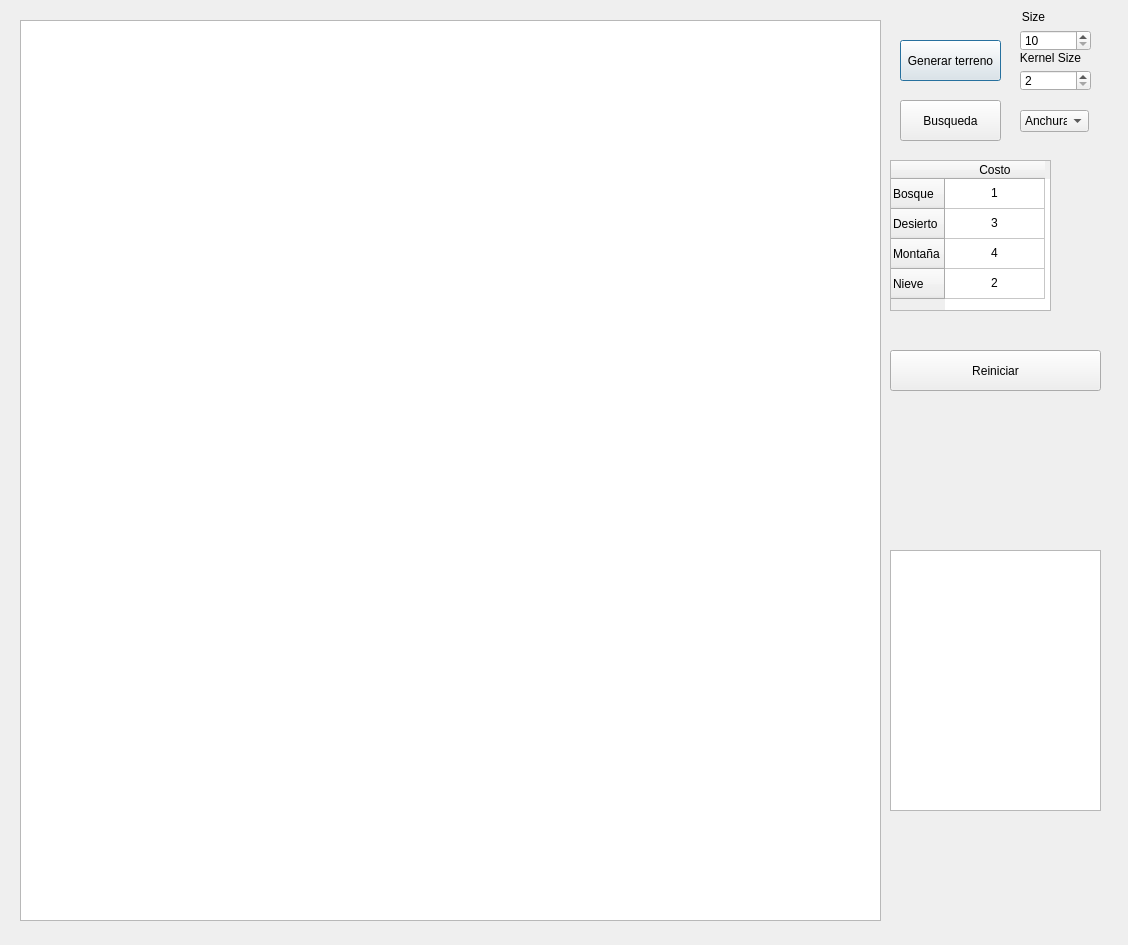
<?xml version="1.0" encoding="UTF-8"?>
<ui version="4.0">
 <class>Dialog</class>
 <widget class="QDialog" name="Dialog">
  <property name="geometry">
   <rect>
    <x>0</x>
    <y>0</y>
    <width>1128</width>
    <height>945</height>
   </rect>
  </property>
  <property name="windowTitle">
   <string>Dialog</string>
  </property>
  <widget class="QSpinBox" name="spinTamano">
   <property name="geometry">
    <rect>
     <x>1020</x>
     <y>30</y>
     <width>71</width>
     <height>21</height>
    </rect>
   </property>
   <property name="minimum">
    <number>10</number>
   </property>
  </widget>
  <widget class="QPushButton" name="btnGenerar">
   <property name="geometry">
    <rect>
     <x>900</x>
     <y>40</y>
     <width>101</width>
     <height>41</height>
    </rect>
   </property>
   <property name="text">
    <string>Generar terreno</string>
   </property>
  </widget>
  <widget class="QTableWidget" name="tablaCostos">
   <property name="geometry">
    <rect>
     <x>890</x>
     <y>160</y>
     <width>161</width>
     <height>151</height>
    </rect>
   </property>
   <row>
    <property name="text">
     <string>Bosque</string>
    </property>
   </row>
   <row>
    <property name="text">
     <string>Desierto</string>
    </property>
   </row>
   <row>
    <property name="text">
     <string>Montaña</string>
    </property>
   </row>
   <row>
    <property name="text">
     <string>Nieve</string>
    </property>
   </row>
   <column>
    <property name="text">
     <string>Costo</string>
    </property>
   </column>
   <item row="0" column="0">
    <property name="text">
     <string>1</string>
    </property>
    <property name="textAlignment">
     <set>AlignCenter</set>
    </property>
   </item>
   <item row="1" column="0">
    <property name="text">
     <string>3</string>
    </property>
    <property name="textAlignment">
     <set>AlignCenter</set>
    </property>
   </item>
   <item row="2" column="0">
    <property name="text">
     <string>4</string>
    </property>
    <property name="textAlignment">
     <set>AlignCenter</set>
    </property>
   </item>
   <item row="3" column="0">
    <property name="text">
     <string>2</string>
    </property>
    <property name="textAlignment">
     <set>AlignCenter</set>
    </property>
   </item>
  </widget>
  <widget class="QPushButton" name="btnResolver">
   <property name="geometry">
    <rect>
     <x>900</x>
     <y>100</y>
     <width>101</width>
     <height>41</height>
    </rect>
   </property>
   <property name="text">
    <string>Busqueda</string>
   </property>
  </widget>
  <widget class="QComboBox" name="comboAlgoritmo">
   <property name="geometry">
    <rect>
     <x>1020</x>
     <y>110</y>
     <width>69</width>
     <height>22</height>
    </rect>
   </property>
   <property name="editable">
    <bool>false</bool>
   </property>
   <property name="currentText">
    <string notr="true">Anchura</string>
   </property>
   <property name="currentIndex">
    <number>0</number>
   </property>
   <property name="maxVisibleItems">
    <number>2</number>
   </property>
   <property name="maxCount">
    <number>2</number>
   </property>
   <property name="minimumContentsLength">
    <number>1</number>
   </property>
   <item>
    <property name="text">
     <string>Anchura</string>
    </property>
   </item>
   <item>
    <property name="text">
     <string>A estrella</string>
    </property>
   </item>
  </widget>
  <widget class="QTableWidget" name="tablaTerreno">
   <property name="geometry">
    <rect>
     <x>20</x>
     <y>20</y>
     <width>861</width>
     <height>901</height>
    </rect>
   </property>
   <property name="gridStyle">
    <enum>Qt::DotLine</enum>
   </property>
   <attribute name="horizontalHeaderDefaultSectionSize">
    <number>80</number>
   </attribute>
   <attribute name="horizontalHeaderMinimumSectionSize">
    <number>40</number>
   </attribute>
   <attribute name="verticalHeaderDefaultSectionSize">
    <number>30</number>
   </attribute>
   <attribute name="verticalHeaderMinimumSectionSize">
    <number>24</number>
   </attribute>
  </widget>
  <widget class="QLabel" name="lblResultado">
   <property name="geometry">
    <rect>
     <x>890</x>
     <y>840</y>
     <width>221</width>
     <height>51</height>
    </rect>
   </property>
   <property name="text">
    <string/>
   </property>
   <property name="alignment">
    <set>Qt::AlignLeading|Qt::AlignLeft|Qt::AlignTop</set>
   </property>
  </widget>
  <widget class="QLabel" name="inicioIndicador">
   <property name="geometry">
    <rect>
     <x>890</x>
     <y>400</y>
     <width>211</width>
     <height>51</height>
    </rect>
   </property>
   <property name="text">
    <string/>
   </property>
  </widget>
  <widget class="QLabel" name="label_3">
   <property name="geometry">
    <rect>
     <x>1010</x>
     <y>10</y>
     <width>47</width>
     <height>13</height>
    </rect>
   </property>
   <property name="text">
    <string>Size</string>
   </property>
   <property name="alignment">
    <set>Qt::AlignCenter</set>
   </property>
  </widget>
  <widget class="QPushButton" name="btnReiniciar">
   <property name="geometry">
    <rect>
     <x>890</x>
     <y>350</y>
     <width>211</width>
     <height>41</height>
    </rect>
   </property>
   <property name="text">
    <string>Reiniciar</string>
   </property>
  </widget>
  <widget class="QSpinBox" name="spinKernel">
   <property name="geometry">
    <rect>
     <x>1020</x>
     <y>70</y>
     <width>71</width>
     <height>21</height>
    </rect>
   </property>
   <property name="minimum">
    <number>2</number>
   </property>
   <property name="maximum">
    <number>10</number>
   </property>
  </widget>
  <widget class="QLabel" name="label_4">
   <property name="geometry">
    <rect>
     <x>1020</x>
     <y>50</y>
     <width>61</width>
     <height>16</height>
    </rect>
   </property>
   <property name="text">
    <string>Kernel Size</string>
   </property>
   <property name="alignment">
    <set>Qt::AlignCenter</set>
   </property>
  </widget>
  <widget class="QLabel" name="finalIndicador">
   <property name="geometry">
    <rect>
     <x>890</x>
     <y>460</y>
     <width>211</width>
     <height>51</height>
    </rect>
   </property>
   <property name="text">
    <string/>
   </property>
  </widget>
  <widget class="QListWidget" name="lista">
   <property name="geometry">
    <rect>
     <x>890</x>
     <y>550</y>
     <width>211</width>
     <height>261</height>
    </rect>
   </property>
  </widget>
 </widget>
 <resources/>
 <connections/>
</ui>
